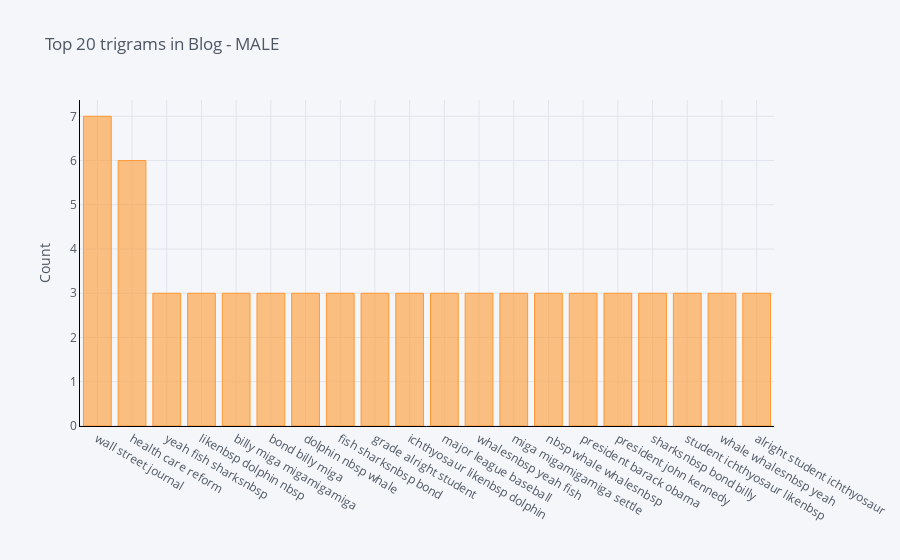

Notebook code cell kept with this figure:
### Markdown cell above
__Distribution of top trigrams - Male__

### Code cell
def get_top_n_trigram(corpus, n=None):
    vec = CountVectorizer(ngram_range=(3, 3)).fit(corpus)
    bag_of_words = vec.transform(corpus)
    sum_words = bag_of_words.sum(axis=0) 
    words_freq = [(word, sum_words[0, idx]) for word, idx in vec.vocabulary_.items()]
    words_freq =sorted(words_freq, key = lambda x: x[1], reverse=True)
    return words_freq[:n]
common_words = get_top_n_trigram(male['CLEAN_TEXT'], 20)
df_trigram_male = pd.DataFrame(common_words, columns = ['CLEAN_TEXT' , 'count'])
df_trigram_male.groupby('CLEAN_TEXT').sum()['count'].sort_values(ascending=False).iplot(
    kind='bar', yTitle='Count', linecolor='black', title='Top 20 trigrams in Blog - MALE')

### Figure 1 — Plotly figure (JSON) as saved in the notebook; plotly's stock layout.template omitted (floating-point values rounded to 4 significant figures)
{"data": [{"marker": {"color": "rgba(255, 153, 51, 0.6)", "line": {"color": "rgba(255, 153, 51, 1.0)", "width": 1}}, "name": "count", "orientation": "v", "text": "", "type": "bar", "x": ["wall street journal", "health care reform", "yeah fish sharksnbsp", "likenbsp dolphin nbsp", "billy miga migamigamiga", "bond billy miga", "dolphin nbsp whale", "fish sharksnbsp bond", "grade alright student", "ichthyosaur likenbsp dolphin", "major league baseball", "whalesnbsp yeah fish", "miga migamigamiga settle", "nbsp whale whalesnbsp", "president barack obama", "president john kennedy", "sharksnbsp bond billy", "student ichthyosaur likenbsp", "whale whalesnbsp yeah", "alright student ichthyosaur"], "y": [7, 6, 3, 3, 3, 3, 3, 3, 3, 3, 3, 3, 3, 3, 3, 3, 3, 3, 3, 3]}], "layout": {"legend": {"bgcolor": "#F5F6F9", "font": {"color": "#4D5663"}}, "paper_bgcolor": "#F5F6F9", "plot_bgcolor": "#F5F6F9", "title": {"font": {"color": "#4D5663"}, "text": "Top 20 trigrams in Blog - MALE"}, "xaxis": {"gridcolor": "#E1E5ED", "linecolor": "black", "showgrid": true, "tickfont": {"color": "#4D5663"}, "title": {"font": {"color": "#4D5663"}, "text": ""}, "zerolinecolor": "#E1E5ED"}, "yaxis": {"gridcolor": "#E1E5ED", "linecolor": "black", "showgrid": true, "tickfont": {"color": "#4D5663"}, "title": {"font": {"color": "#4D5663"}, "text": "Count"}, "zerolinecolor": "#E1E5ED"}}}
